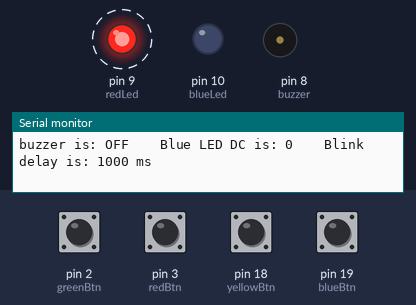
Bench run of a sketch on a simulated Arduino Mega 2560, built with avr-gcc and run on an emulated ATmega2560. Shown: output pins drawn as LEDs (lit = HIGH), buzzer (waves = sounding, pin HIGH), the last lines printed to the serial monitor. Dashed ring = blinking. The test bench sets the inputs (shaded band); at power-on: pin 2 (greenBtn), pin 3 (redBtn), pin 18 (yellowBtn), pin 19 (blueBtn) HIGH.

Above: at 1.2 s.
1.3 s: pin 19 (blueBtn) pulled LOW for 0.15 s
At 3.8 s:
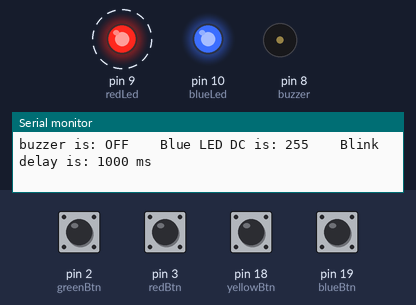
4.3 s: pin 2 (greenBtn) pulled LOW for 0.15 s
At 6.0 s:
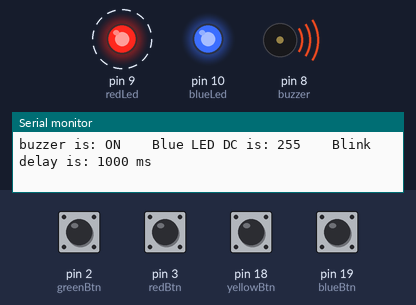
13.6 s: pin 2 (greenBtn) pulled LOW for 1 s
At 15.1 s:
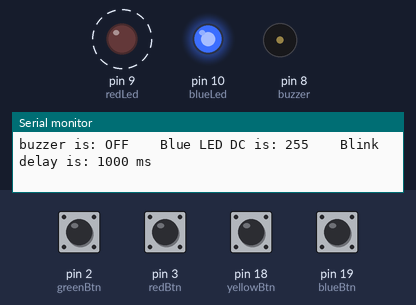
Timing chart, 0 to 22.6 s (numbered marks = the images above; inputs shaded):
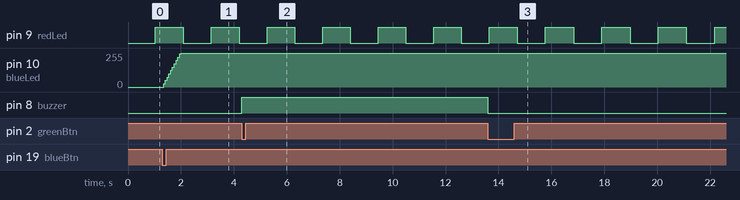

Measured:
- after the input at 1.3 s, pin 10 (blueLed): moves from 0/255 to 255/255 over 0.66 s, starting after 0.05 s
- after the input at 4.3 s, pin 8 (buzzer): LOW → HIGH at once
- after the input at 13.6 s, pin 8 (buzzer): HIGH → LOW at once
- by itself, pin 9 (redLed): alternates HIGH for 1.0 s and LOW for 1.0 s

The sketch:

sketch.ino
```cpp
// input devices
const int greenBtn = 2;
const int redBtn = 3;
const int yellowBtn = 18;
const int blueBtn = 19;

// output devices
const int buzzer = 8;
const int redLed = 9;
const int blueLed = 10;

// globals
volatile byte buzzerStatus = LOW;
volatile byte blueLedStatus = LOW;
volatile byte redLedStatus = LOW;

unsigned long previousMillis = 0;
int blinkDelay = 1000;
int shift = 25;

int lowToHigh = 0;
int highToLow = 0;
int DC = 0;
int LED_MAX = 255;

void setup() {

  pinMode(greenBtn, INPUT_PULLUP);
  pinMode(redBtn, INPUT_PULLUP);
  pinMode(yellowBtn, INPUT_PULLUP);
  pinMode(blueBtn, INPUT_PULLUP);

  pinMode(buzzer, OUTPUT);
  pinMode(blueLed, OUTPUT);
  pinMode(redLed, OUTPUT);

  attachInterrupt(digitalPinToInterrupt(greenBtn), toggleBuzzer, FALLING);
  attachInterrupt(digitalPinToInterrupt(redBtn), decreaseBlinkDelay, FALLING);
  attachInterrupt(digitalPinToInterrupt(yellowBtn), increaseBlinkDelay, FALLING);
  attachInterrupt(digitalPinToInterrupt(blueBtn), toggleBlueLed, FALLING);

  Serial.begin(9600);
}

void loop() {

  unsigned long currentMillis = millis();

  if (currentMillis - previousMillis >= blinkDelay) {
    // save the last time you blinked the LED
    previousMillis = currentMillis;

    // if the LED is off turn it on and vice-versa:
    if (redLedStatus == LOW) {
      redLedStatus = HIGH;
    } else {
      redLedStatus = LOW;
    }

    // set the LED with the ledState of the variable:
    digitalWrite(redLed, redLedStatus);
  }


  if (lowToHigh == 1){
    DC+=25;
    if (DC>=LED_MAX){
      DC = LED_MAX;
      lowToHigh = 0;
    }
  }

  if (highToLow){
    DC-=25;
    if (DC<=0){
      DC=0;
      highToLow=0;
    }
  }

  analogWrite(blueLed, DC);

  // uncomment to see buzzer status, blue LED status and blink delay
  Serial.print("buzzer is: ");
  Serial.print(buzzerStatus? "ON":"OFF");
  Serial.print(" \t Blue LED DC is: ");
  Serial.print(DC);
  Serial.print(" \t Blink delay is: ");
  Serial.print(blinkDelay);
  Serial.println(" ms");

}


void toggleBuzzer() {
  buzzerStatus = !buzzerStatus;
  digitalWrite(buzzer, buzzerStatus);
}

void toggleBlueLed() {

  if (lowToHigh == 0 && highToLow == 0) {
      lowToHigh = 1;
  } else if (lowToHigh == 1 && highToLow == 0) {
      lowToHigh = 0;
      highToLow = 1;
  } else if (lowToHigh == 0 && highToLow == 1) {
      lowToHigh = 1;
      highToLow = 0;
  }

}

void decreaseBlinkDelay() {
  blinkDelay = blinkDelay - shift;

  if (blinkDelay < 200) {
    blinkDelay = 200;
  }
  delay(500);
}

void increaseBlinkDelay() {
  blinkDelay = blinkDelay + shift;

  if (blinkDelay > 2000) {
    blinkDelay = 2000;
  }
  delay(500);
}
```
